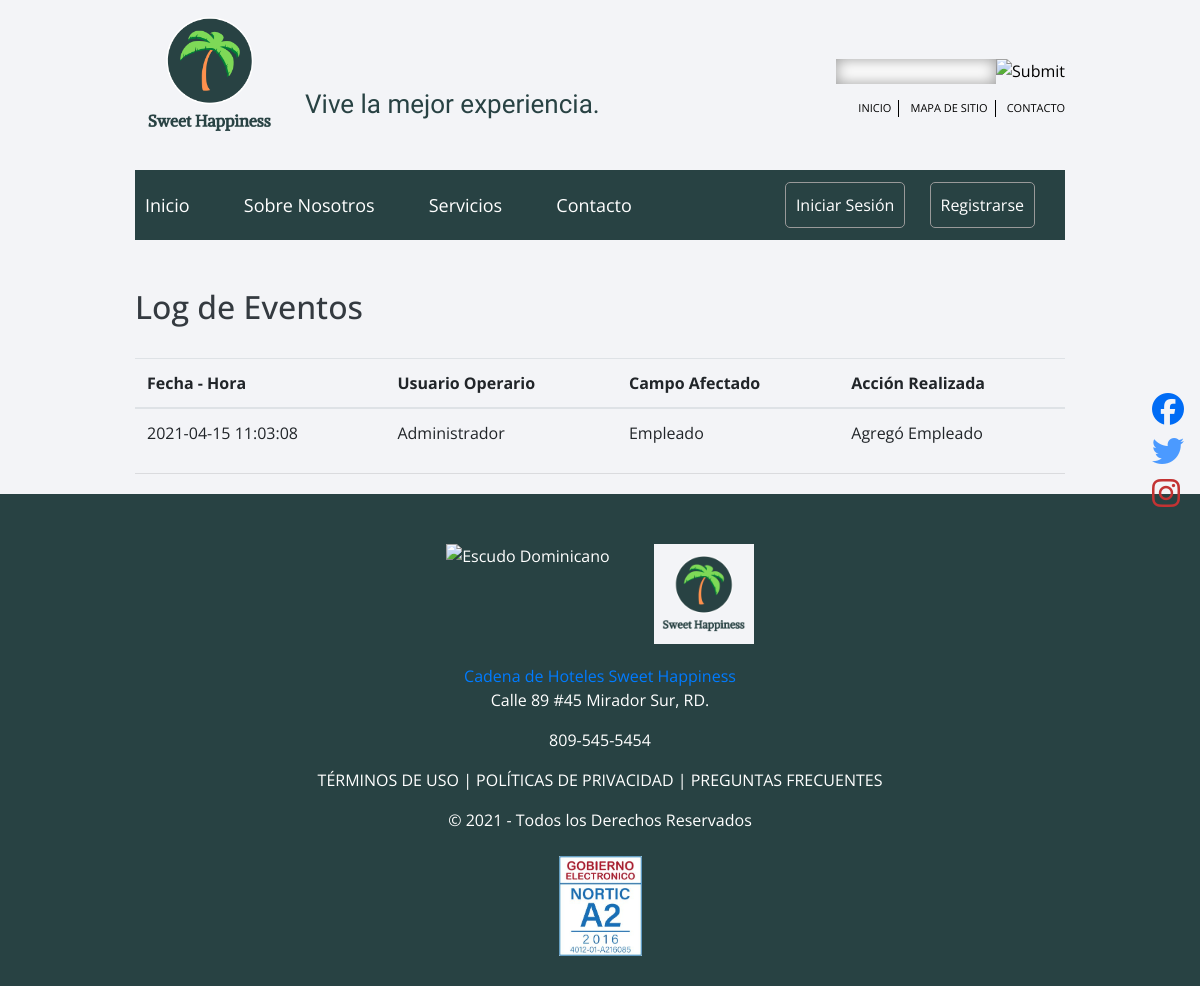
Before: /log_eventos.php with the older database file.
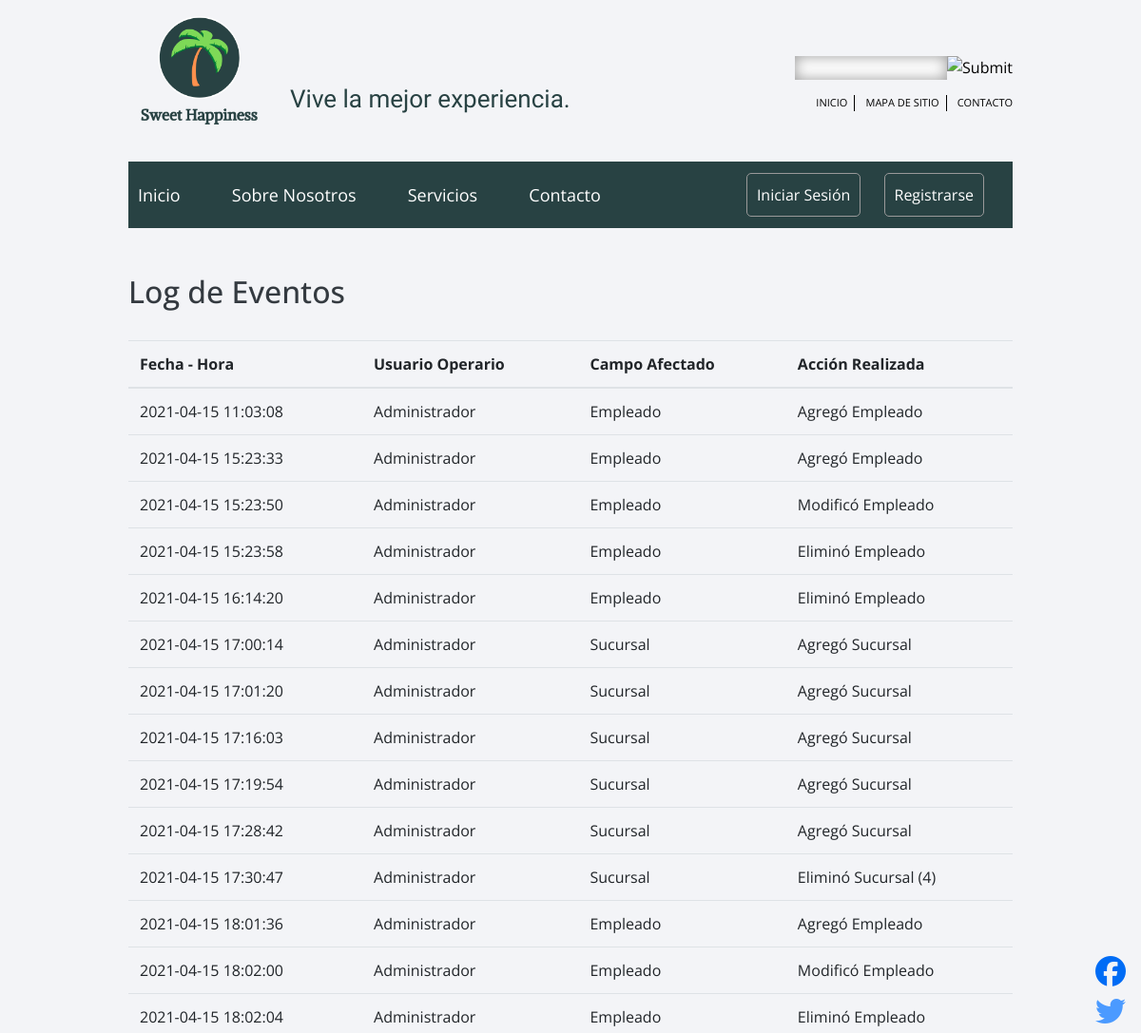
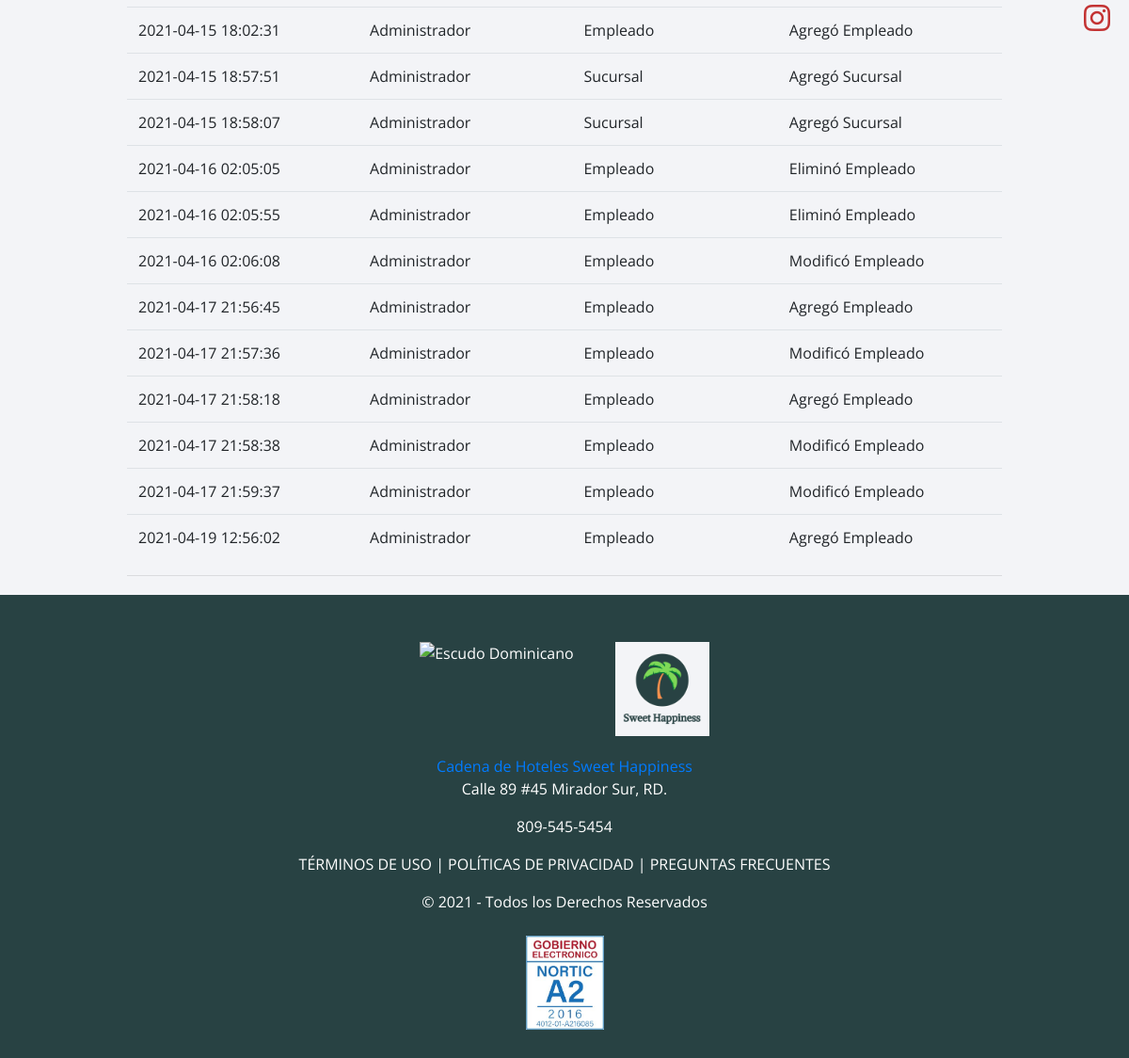
After: the same page with the newer database file (2 pictures, top to bottom).
### tables this page shows
CREATE TABLE `log_huesped` (
  `id_logs` int(11) NOT NULL,
  `usuario_operario` varchar(30) NOT NULL,
  `usuario_afectado` varchar(30) NOT NULL,
  `accion` varchar(20) DEFAULT NULL,
  `fecha_hora` datetime DEFAULT NULL
);

### libs/conexion.php (called while the page is built, shortened)
<?php
    class conexion{
        static $instancia = null;
        function __construct(){
            $this->myCon = mysqli_connect(DB_HOST, DB_USER, DB_PASS, DB_NAME);
        }
        public static function query_array($sql){
            if(self::$instancia == null){
                self::$instancia = new conexion();
            }
            $rs = mysqli_query(self::$instancia->myCon, $sql);
            $final = [];
            while($fila = mysqli_fetch_assoc($rs)){
                $final[] = $fila;
            }
            return $final;
        }
    }

### log_eventos.php (the view, shortened to what this page needs)
<?php
include('head.php');
include('redes.php');
?>
<div style="max-width: 80%;" class="container"><br> <br>
<h2 class="text-dark">Log de Eventos</h2><br>
<table class="table table-hover">
        <thead>
            <tr>
                <th scope="col">Fecha - Hora</th>
                <th scope="col">Usuario Operario</th>
                <th scope="col">Campo Afectado</th>
                <th scope="col">Acción Realizada</th>
            </tr>
        </thead>
        <tbody>
        <?php
               $sql = "SELECT * FROM log_huesped";
               $rs = conexion::query_array($sql);
               foreach($rs as $data)
               {
                   echo "
                      <tr>
                         <td>{$data['fecha_hora']}</td>
                         <td>{$data['usuario_operario']}</td>
                         <td>{$data['usuario_afectado']}</td>
                         <td>{$data['accion']}</td>
                      </tr>
                   ";
               }
?>
        </tbody>
    </table>
   <hr>
</div>
</body>
<?php include("footer.php")?>
</html>

Changed rows visible on the page:
added log_huesped: fecha_hora "2021-04-15 15:23:33", usuario_operario "Administrador", usuario_afectado "Empleado", accion "Agregó Empleado"
added log_huesped: fecha_hora "2021-04-15 15:23:50", usuario_operario "Administrador", usuario_afectado "Empleado", accion "Modificó Empleado"
added log_huesped: fecha_hora "2021-04-15 15:23:58", usuario_operario "Administrador", usuario_afectado "Empleado", accion "Eliminó Empleado"
added log_huesped: fecha_hora "2021-04-15 16:14:20", usuario_operario "Administrador", usuario_afectado "Empleado", accion "Eliminó Empleado"
added log_huesped: fecha_hora "2021-04-15 17:00:14", usuario_operario "Administrador", usuario_afectado "Sucursal", accion "Agregó Sucursal"
added log_huesped: fecha_hora "2021-04-15 17:01:20", usuario_operario "Administrador", usuario_afectado "Sucursal", accion "Agregó Sucursal"
added log_huesped: fecha_hora "2021-04-15 17:16:03", usuario_operario "Administrador", usuario_afectado "Sucursal", accion "Agregó Sucursal"
added log_huesped: fecha_hora "2021-04-15 17:19:54", usuario_operario "Administrador", usuario_afectado "Sucursal", accion "Agregó Sucursal"
added log_huesped: fecha_hora "2021-04-15 17:28:42", usuario_operario "Administrador", usuario_afectado "Sucursal", accion "Agregó Sucursal"
added log_huesped: fecha_hora "2021-04-15 17:30:47", usuario_operario "Administrador", usuario_afectado "Sucursal", accion "Eliminó Sucursal (4)"
added log_huesped: fecha_hora "2021-04-15 18:01:36", usuario_operario "Administrador", usuario_afectado "Empleado", accion "Agregó Empleado"
added log_huesped: fecha_hora "2021-04-15 18:02:00", usuario_operario "Administrador", usuario_afectado "Empleado", accion "Modificó Empleado"
added log_huesped: fecha_hora "2021-04-15 18:02:04", usuario_operario "Administrador", usuario_afectado "Empleado", accion "Eliminó Empleado"
added log_huesped: fecha_hora "2021-04-15 18:02:31", usuario_operario "Administrador", usuario_afectado "Empleado", accion "Agregó Empleado"
added log_huesped: fecha_hora "2021-04-15 18:57:51", usuario_operario "Administrador", usuario_afectado "Sucursal", accion "Agregó Sucursal"
added log_huesped: fecha_hora "2021-04-15 18:58:07", usuario_operario "Administrador", usuario_afectado "Sucursal", accion "Agregó Sucursal"
added log_huesped: fecha_hora "2021-04-16 02:05:05", usuario_operario "Administrador", usuario_afectado "Empleado", accion "Eliminó Empleado"
added log_huesped: fecha_hora "2021-04-16 02:05:55", usuario_operario "Administrador", usuario_afectado "Empleado", accion "Eliminó Empleado"
added log_huesped: fecha_hora "2021-04-16 02:06:08", usuario_operario "Administrador", usuario_afectado "Empleado", accion "Modificó Empleado"
added log_huesped: fecha_hora "2021-04-17 21:56:45", usuario_operario "Administrador", usuario_afectado "Empleado", accion "Agregó Empleado"
added log_huesped: fecha_hora "2021-04-17 21:57:36", usuario_operario "Administrador", usuario_afectado "Empleado", accion "Modificó Empleado"
added log_huesped: fecha_hora "2021-04-17 21:58:18", usuario_operario "Administrador", usuario_afectado "Empleado", accion "Agregó Empleado"
added log_huesped: fecha_hora "2021-04-17 21:58:38", usuario_operario "Administrador", usuario_afectado "Empleado", accion "Modificó Empleado"
added log_huesped: fecha_hora "2021-04-17 21:59:37", usuario_operario "Administrador", usuario_afectado "Empleado", accion "Modificó Empleado"
added log_huesped: fecha_hora "2021-04-19 12:56:02", usuario_operario "Administrador", usuario_afectado "Empleado", accion "Agregó Empleado"
